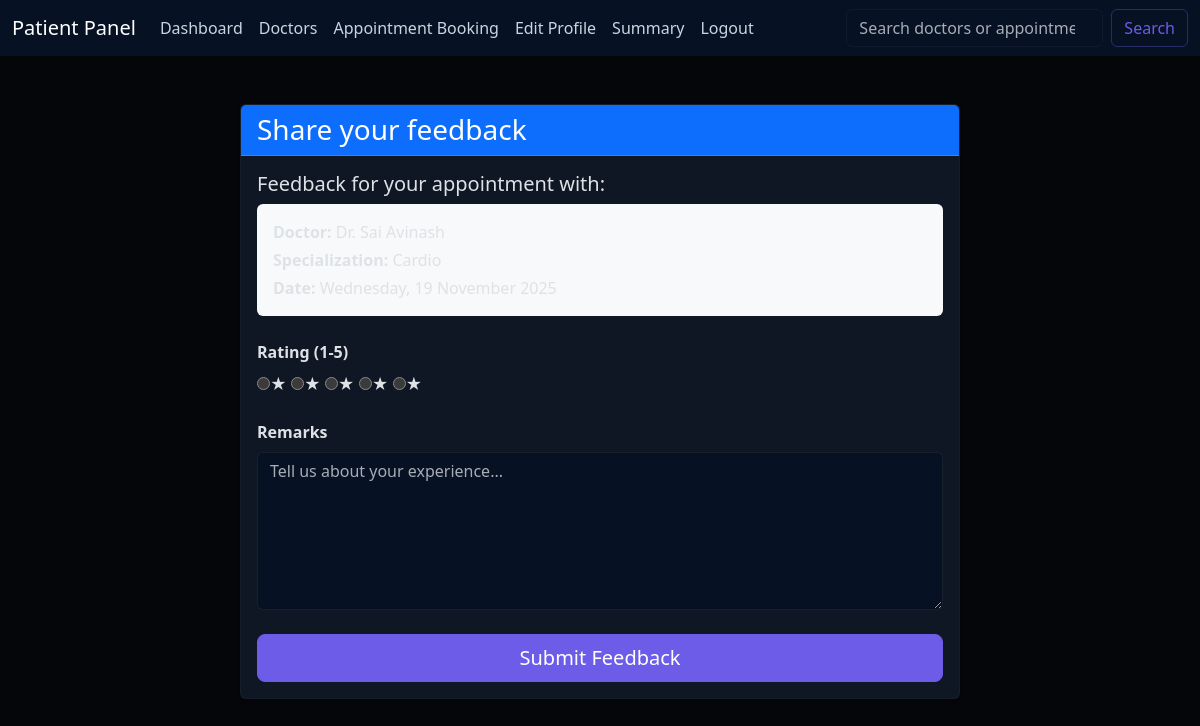
Page /patient/feedback/4 (signed in) on the committed database.
### models.py (models this page shows, shortened)
class User(UserMixin, db.Model):
    id = db.Column(db.Integer, primary_key=True)
    username = db.Column(db.String(50), unique=True, nullable=False)
    name = db.Column(db.String(50), nullable=False)
    email = db.Column(db.String(50), unique=True, nullable=False)
    password = db.Column(db.String(200), nullable=False)  # hashed passwords are long
    role = db.Column(db.String(20), nullable=False)  # Admin / Doctor / Patient
    doctor_profile = db.relationship('Doctor', backref='user', uselist=False)
    patient_profile = db.relationship('Patient', backref='user', uselist=False)

class Doctor(db.Model):
    id = db.Column(db.Integer, primary_key=True)
    user_id = db.Column(db.Integer, db.ForeignKey('user.id'), nullable=False, unique=True)
    specialization = db.Column(db.String(50), nullable=False)
    availability = db.relationship('DoctorAvailability', backref='doctor', lazy='dynamic', cascade="all, delete-orphan")
    appointments = db.relationship('Appointment', backref='doctor', lazy=True)

class Appointment(db.Model):
    id = db.Column(db.Integer, primary_key=True)
    doctor_id = db.Column(db.Integer, db.ForeignKey('doctor.id'), nullable=False)
    patient_id = db.Column(db.Integer, db.ForeignKey('patient.id'), nullable=False)
    date = db.Column(db.Date, nullable=False)
    time = db.Column(db.Time, nullable=False)
    problem = db.Column(db.String(300), nullable=True)
    status = db.Column(db.Enum(AppointmentStatus), default=AppointmentStatus.BOOKED, nullable=False)
    remarks = db.Column(db.Text, nullable=True)
    rating = db.Column(db.Integer, nullable=True)
    treatment = db.relationship('Treatment', backref='appointment', uselist=False)

### routes/patients.py (the view)
@patient_bp.route('/feedback/<int:appointment_id>', methods=['GET', 'POST'])
@login_required
def feedback(appointment_id):
    appt = Appointment.query.get_or_404(appointment_id)
    form = FeedbackForm()
    if appt.patient_id != current_user.patient_profile.id:
        abort(403)
    if appt.status != AppointmentStatus.COMPLETED:
        flash('Feedback can only be given for completed appointments.', 'warning')
        return redirect(url_for('patient.dashboard'))
    if appt.rating and appt.remarks:
        flash('Feedback has already been submitted for this appointment.', 'info')
        return redirect(url_for('patient.dashboard'))
    if form.validate_on_submit():
        appt.remarks = form.remarks.data
        appt.rating = form.rating.data
        db.session.commit()
        flash('Thank you for your feedback!', 'success')
        return redirect(url_for('patient.dashboard'))
    return render_template('patient/patient_forms.html', form=form, appointment=appt)

### forms.py
class FeedbackForm(FlaskForm):
    remarks = TextAreaField('Remarks')
    rating = IntegerField('Rating (1-5)', validators=[NumberRange(min=1, max=5)])
    submit = SubmitField('Submit Feedback')

### app.py (called while the page is built)
@login_manager.user_loader
def load_user(user_id):
    return User.query.get(int(user_id))

### templates/patient/patient_forms.html (shortened to what this page needs)
{% extends "patient/patient_base.html" %}
{% block content %}
<div class="container mt-5 mb-5">
    <div class="row justify-content-center">
        <div class="col-md-8">
            <div class="card shadow-sm">
                <div class="card-header bg-primary text-white">
                    <h3 class="mb-0">
                        {% if form_type == "edit_appt" %}
                            Edit Your Appointment
                        {% elif form_type == "edit_profile" %}
                            Edit Profile
                        {% else %}
                            Share your feedback
                        {% endif %}
                    </h3>
                </div>
                <div class="card-body">
                    <form method="POST" action="" novalidate>
                        {% if form_type == "edit_appt" %}
                            <p class="card-text">Make the necessary changes for below appointment.</p>
                            <div class="mb-3">
                                {{ form.doctor_id.label(class="form-label fw-bold") }}
                                {{ form.doctor_id(class="form-select") }}
                                {% for error in form.doctor_id.errors %}
                                    <div class="text-danger small mt-1">{{ error }}</div>
                                {% endfor %}
                            </div>
                             <div class="mb-3">
                                {{ form.date.label(class="form-label fw-bold") }}
                                {{ form.date(class="form-control") }}
                                {% for error in form.date.errors %}
                                    <div class="text-danger small mt-1">{{ error }}</div>
                                {% endfor %}
                            </div>
                            <div class="mb-3">
                                <button type="submit" name="load_slots" value="1" class="btn btn-secondary btn-sm mb-2">Load Available Slots</button>
                                <small class="form-text text-muted d-block">After selecting a doctor and date, click this button to load and view available time slots for your selected date.</small>
                            </div>
                            <div class="mb-3">
                                {{ form.time.label(class="form-label fw-bold") }}
                                {{ form.time(class="form-select") }}
                                {% for error in form.time.errors %}
                                    <div class="text-danger small mt-1">{{ error }}</div>
                                {% endfor %}
                                {% if form.time.choices|length > 0 and form.time.choices[0][0] != '' %}
                                    <small class="form-text text-success">Available time slots loaded. Please select a time.</small>
                                {% endif %}
                            </div>
                            <div class="mb-4">
                                {{ form.problem.label(class="form-label fw-bold") }}
                                {{ form.problem(class="form-control", rows=4) }}
                                {% for error in form.problem.errors %}
                                    <div class="text-danger small mt-1">{{ error }}</div>
                                {% endfor %}
                            </div>
                        {% else %}
                            <h5 class="card-title">Feedback for your appointment with:</h5>
                            <div class="mb-4 p-3 bg-light rounded">
                                <p class="mb-1"><strong>Doctor:</strong> Dr. {{ appointment.doctor.user.name }}</p>
                                <p class="mb-1"><strong>Specialization:</strong> {{ appointment.doctor.specialization }}</p>
                                <p class="mb-0"><strong>Date:</strong> {{ appointment.date.strftime('%A, %d %B %Y') }}</p>
                            </div>
                            <div class="mb-4">
                                {{ form.rating.label(class="form-label fw-bold")}}
                                <div class="star-rating">
                                    <input type="radio" id="star5" name="rating" value="5" {% if form.rating.data == 5 %}checked{% endif %} required><label for="star5" title="5 stars">&#9733;</label>
                                    <input type="radio" id="star4" name="rating" value="4" {% if form.rating.data == 4 %}checked{% endif %}><label for="star4" title="4 stars">&#9733;</label>
                                    <input type="radio" id="star3" name="rating" value="3" {% if form.rating.data == 3 %}checked{% endif %}><label for="star3" title="3 stars">&#9733;</label>
                                    <input type="radio" id="star2" name="rating" value="2" {% if form.rating.data == 2 %}checked{% endif %}><label for="star2" title="2 stars">&#9733;</label>
                                    <input type="radio" id="star1" name="rating" value="1" {% if form.rating.data == 1 %}checked{% endif %}><label for="star1" title="1 star">&#9733;</label>
                                </div>
                            </div>
                            <div class="mb-4">
                                {{ form.remarks.label(class="form-label fw-bold") }}
                                {{ form.remarks(class="form-control", rows=6, placeholder="Tell us about your experience...") }}
                            </div>
                        {% endif %}
                        <div class="d-grid">
                            <button type="submit" name="submit_form" class="btn btn-primary btn-lg">
                                {% if form_type == 'edit_appt' %}
                                    Update Appointment
                                {% elif form_type == 'edit_profile' %}
                                    Update Profile
                                {% else %}
                                    Submit Feedback
                                {% endif %}
                            </button>
                        </div>
                    </form>
                </div>
            </div>
        </div>
    </div>
</div>
{% endblock %}

### static/css/theme.css (style rules this page uses)
:root { --accent: #6c5ce7; --muted: #6b7280; --card-bg: #0f1724; --surface: #0b1220; }
body[data-bs-theme="dark"], body { background-color: #05060a; color: #e6eef8; }
.btn-primary { background-color: var(--accent) !important; border-color: var(--accent) !important; }
.card { background-color: var(--card-bg); border: 1px solid rgba(255,255,255,0.03); }
.form-control, .form-select { background-color: #071124; color: #e6eef8; border: 1px solid rgba(255,255,255,0.04); }

### rows in the picture
User: doctor.user.name "Sai Avinash"
Doctor: doctor.specialization "Cardio"
Appointment: date "Wednesday, 19 November 2025"
